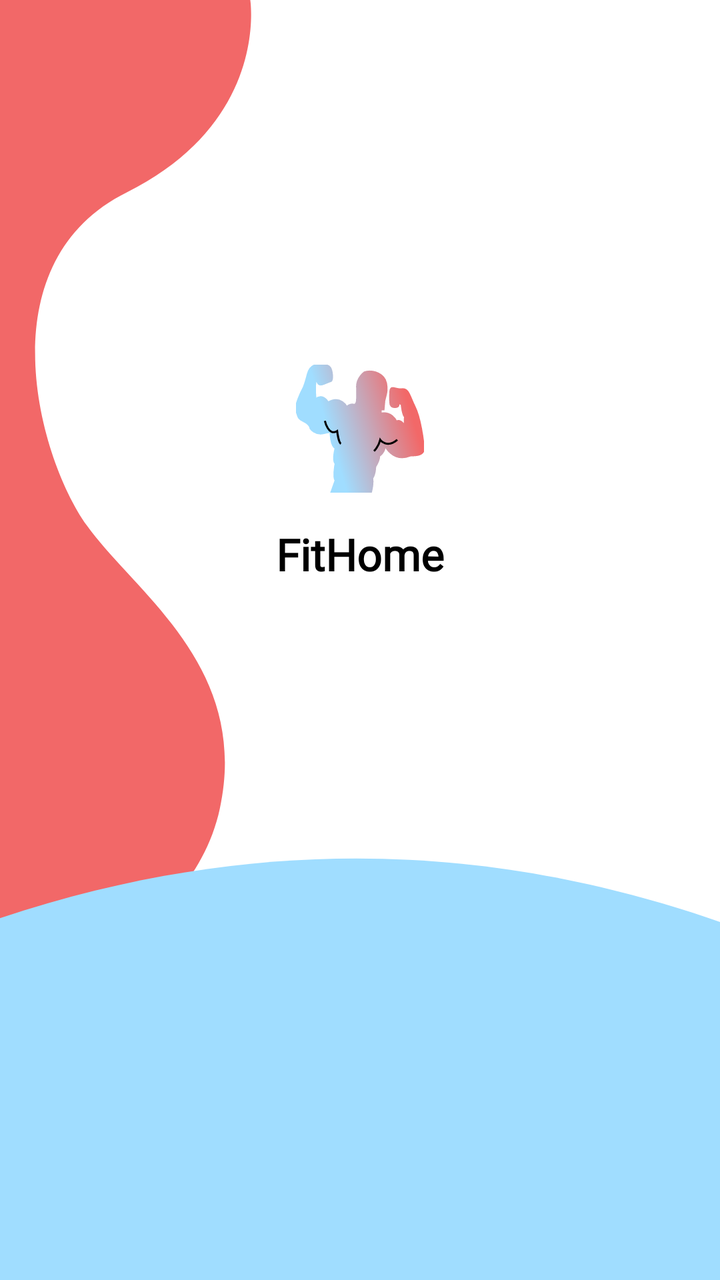
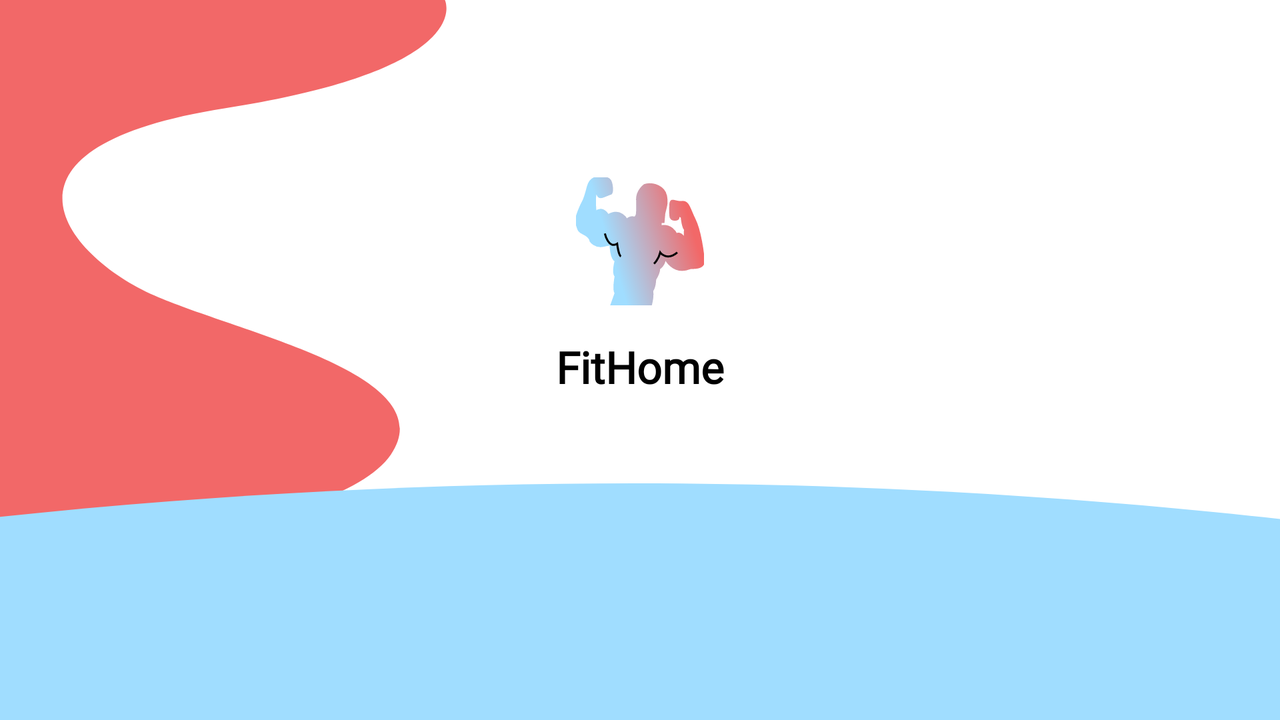

Two renders of one Android screen. The first uses the default layout on a phone; the second uses the alternative layout the repository ships for a different screen configuration, on a matching device. The two XML files are below.
<!-- AndroidManifest.xml: application theme Theme.FitHome -->
<!-- res/layout/fragment_login.xml -->
<?xml version="1.0" encoding="utf-8"?>
<androidx.constraintlayout.widget.ConstraintLayout xmlns:android="http://schemas.android.com/apk/res/android"
    xmlns:app="http://schemas.android.com/apk/res-auto"
    xmlns:tools="http://schemas.android.com/tools"
    android:layout_width="match_parent"
    android:layout_height="match_parent"
    android:background="@color/white">

    
    <ImageView
        android:id="@+id/imageView"
        android:layout_width="0dp"
        android:layout_height="0dp"
        android:scaleType="fitXY"
        app:layout_constraintWidth_percent=".35"
        android:src="@drawable/red_rectangle"
        app:layout_constraintBottom_toTopOf="@+id/loginViewPager"
        app:layout_constraintStart_toStartOf="parent"
        app:layout_constraintTop_toTopOf="parent" />

    <ImageView
        android:id="@+id/imageView2"
        android:layout_width="match_parent"
        android:layout_height="0dp"
        app:layout_constraintHeight_percent=".33"
        android:scaleType="fitXY"
        android:src="@drawable/blue_eclipse"
        app:layout_constraintVertical_bias="1"
        app:layout_constraintBottom_toBottomOf="parent"
        app:layout_constraintEnd_toEndOf="parent"
        app:layout_constraintStart_toStartOf="parent"
        app:layout_constraintTop_toTopOf="parent" />

    <ImageView
        android:id="@+id/imageView4"
        android:layout_width="0dp"
        android:layout_height="0dp"
        app:layout_constraintWidth_percent=".2"
        app:layout_constraintHeight_percent=".1"
        android:src="@drawable/app_logo"
        app:layout_constraintBottom_toTopOf="@+id/imageView2"
        app:layout_constraintEnd_toEndOf="parent"
        app:layout_constraintStart_toStartOf="parent"
        app:layout_constraintTop_toTopOf="parent" />

    <TextView
        android:id="@+id/textView"
        android:layout_width="wrap_content"
        android:layout_height="wrap_content"
        android:text="FitHome"
        android:textStyle="bold"
        android:layout_marginTop="16dp"
        android:textColor="@color/black"
        android:textSize="22sp"
        android:fontFamily="@font/montserrat"
        app:layout_constraintEnd_toEndOf="@+id/imageView4"
        app:layout_constraintStart_toStartOf="@+id/imageView4"
        app:layout_constraintTop_toBottomOf="@+id/imageView4" />

    <androidx.viewpager2.widget.ViewPager2
        android:id="@+id/loginViewPager"
        android:layout_width="match_parent"
        android:layout_height="wrap_content"
        app:layout_constraintVertical_bias=".35"
        app:layout_constraintBottom_toBottomOf="parent"
        app:layout_constraintEnd_toEndOf="parent"
        app:layout_constraintStart_toStartOf="parent"
        app:layout_constraintTop_toTopOf="@+id/imageView2"/>




</androidx.constraintlayout.widget.ConstraintLayout>
<!-- resources referenced by this layout -->
<resources>
  <!-- drawable app_logo: vector/xml drawable (drawable, 2457 chars, omitted) -->
  <!-- drawable blue_eclipse (drawable) -->
  <vector xmlns:android="http://schemas.android.com/apk/res/android"
      android:width="360dp"
      android:height="298dp"
      android:viewportWidth="360"
      android:viewportHeight="298">
    <path
        android:pathData="M360,45.59C275.39,4.05 152.14,-28.6 0,42.88V298.5H360V45.59Z"
        android:fillColor="#A0DDFF"
        android:fillType="evenOdd"/>
  </vector>
  <!-- drawable red_rectangle (drawable) -->
  <vector xmlns:android="http://schemas.android.com/apk/res/android"
      android:width="145dp"
      android:height="549dp"
      android:viewportWidth="145"
      android:viewportHeight="549">
    <path
        android:pathData="M0,0H144C144,0 155,66.5 73,105C-9,143.5 22,250 50,287C78,324 144,364 126.5,441.5C109,519 0,549 0,549V0Z"
        android:fillColor="#F26868"/>
  </vector>
  <style name="Theme.FitHome" parent="Theme.MaterialComponents.DayNight.DarkActionBar">
          
          <item name="colorPrimary">@color/purple_500</item>
          <item name="colorPrimaryVariant">@color/purple_700</item>
          <item name="colorOnPrimary">@color/white</item>
          
          <item name="colorSecondary">@color/teal_200</item>
          <item name="colorSecondaryVariant">@color/teal_700</item>
          <item name="colorOnSecondary">@color/black</item>
          
          <item name="android:statusBarColor">?attr/colorPrimaryVariant</item>
          
      </style>
</resources>
<!-- res/layout-land/fragment_login.xml (the repository's variant of the layout above) -->
<!-- drawn on the phone turned sideways -->
<?xml version="1.0" encoding="utf-8"?>
<androidx.constraintlayout.widget.ConstraintLayout xmlns:android="http://schemas.android.com/apk/res/android"
    xmlns:app="http://schemas.android.com/apk/res-auto"
    xmlns:tools="http://schemas.android.com/tools"
    android:layout_width="match_parent"
    android:layout_height="match_parent"
    android:background="@color/white">

    
    <ImageView
        android:id="@+id/imageView"
        android:layout_width="0dp"
        android:layout_height="0dp"
        android:scaleType="fitXY"
        app:layout_constraintWidth_percent=".35"
        android:src="@drawable/red_rectangle"
        app:layout_constraintBottom_toTopOf="@+id/loginButtonPager"
        app:layout_constraintStart_toStartOf="parent"
        app:layout_constraintTop_toTopOf="parent" />

    <ImageView
        android:id="@+id/imageView2"
        android:layout_width="match_parent"
        android:layout_height="0dp"
        app:layout_constraintHeight_percent=".33"
        android:scaleType="fitXY"
        android:src="@drawable/blue_eclipse"
        app:layout_constraintVertical_bias="1"
        app:layout_constraintBottom_toBottomOf="parent"
        app:layout_constraintEnd_toEndOf="parent"
        app:layout_constraintStart_toStartOf="parent"
        app:layout_constraintTop_toTopOf="parent" />

    <ImageView
        android:id="@+id/imageView4"
        android:layout_width="wrap_content"
        android:layout_height="wrap_content"
        android:scaleType="centerInside"
        android:src="@drawable/app_logo"
        app:layout_constraintBottom_toTopOf="@+id/imageView2"
        app:layout_constraintEnd_toEndOf="parent"
        app:layout_constraintStart_toStartOf="parent"
        app:layout_constraintTop_toTopOf="parent" />

    <TextView
        android:id="@+id/textView"
        android:layout_width="wrap_content"
        android:layout_height="wrap_content"
        android:text="FitHome"
        android:textStyle="bold"
        android:layout_marginTop="16dp"
        android:textColor="@color/black"
        android:textSize="22sp"
        android:fontFamily="@font/montserrat"
        app:layout_constraintEnd_toEndOf="@+id/imageView4"
        app:layout_constraintStart_toStartOf="@+id/imageView4"
        app:layout_constraintTop_toBottomOf="@+id/imageView4" />

    <androidx.viewpager2.widget.ViewPager2
        android:id="@+id/loginButtonPager"
        android:layout_width="match_parent"
        android:layout_height="wrap_content"
        app:layout_constraintVertical_bias=".35"
        app:layout_constraintBottom_toBottomOf="parent"
        app:layout_constraintEnd_toEndOf="parent"
        app:layout_constraintStart_toStartOf="parent"
        app:layout_constraintTop_toTopOf="@+id/imageView2"/>




</androidx.constraintlayout.widget.ConstraintLayout>
